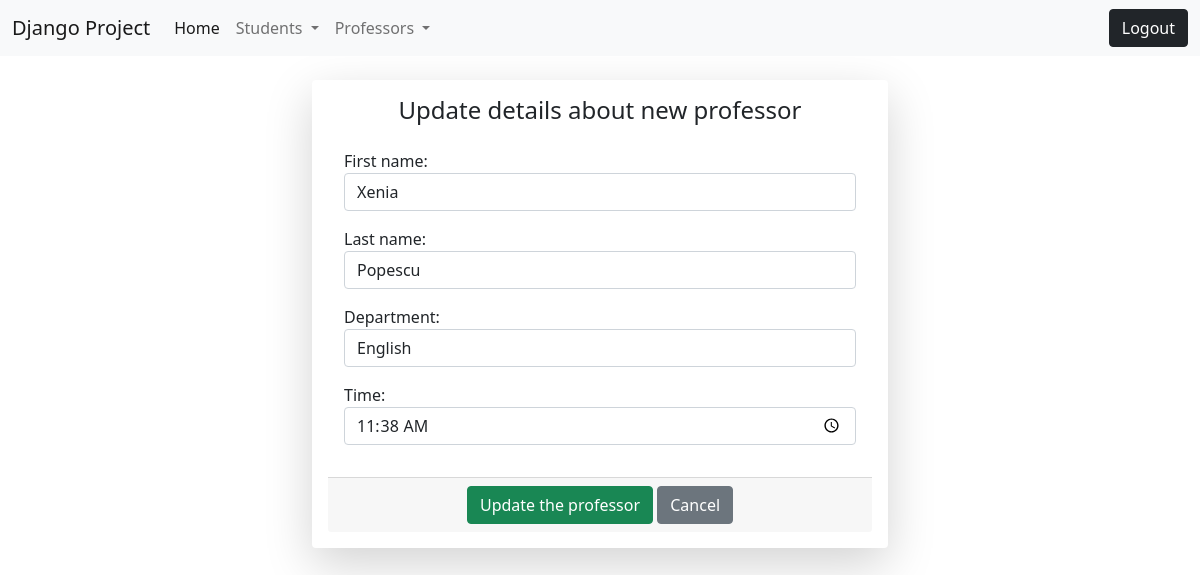
/update-professor/2/ (signed in), run on the app's committed database.
### professor/models.py (models this page shows, shortened)
class Professor(models.Model):
    department_choices = (('math', 'Math'), ('english', 'English'), ('science', 'Science'))
    first_name = models.CharField(max_length=30)
    last_name = models.CharField(max_length=30)
    department = models.CharField(max_length=10, choices=department_choices)
    time = models.TimeField()
    active = models.BooleanField(default=True)
    created_at = models.DateTimeField(auto_now_add=True)
    updated_at = models.DateTimeField(auto_now=True)

### professor/views.py (the view)
# urls.py: path('update-professor/<int:pk>/', views.ProfessorUpdateView.as_view(), name="update_professor"),
class ProfessorUpdateView(LoginRequiredMixin, UpdateView):
    template_name = 'professor/update_professor.html'
    model = Professor
    form_class = ProfessorForm
    success_url = reverse_lazy('list_of_professors')

### professor/forms.py
class ProfessorForm(forms.ModelForm):
    class Meta:
        model = Professor
        fields = ['first_name', 'last_name', 'department', 'time']
        widgets = {
            'first_name': TextInput(attrs={'placeholder': 'Enter your first name', 'class': 'form-control'}),
            'last_name': TextInput(attrs={'placeholder': 'Enter your last_name', 'class': 'form-control'}),
            'department': Select(attrs={'class': 'form-control'}),
            'time': TimeInput(attrs={'class': 'form-control', 'type': 'time'})
        }

### templates/professor/update_professor.html (shortened to what this page needs)
{% extends 'base.html' %}
{% block content %}
       <div class="container-fluid">
        <div class="row">
            <div class="col-md-6 offset-md-3"><br>
                <div class="shadow-lg p-3 mb-5 bg-body rounded">
                    <form method="post">
                        <div class="card-title">
                            <h4 class="text-center">Update details about new professor</h4>
                        </div>
                        <div class="card-body">
                            {{ form.as_p }}
                        </div>
                        <div class="card-footer text-center">
                            <button type="submit" class="btn btn-success">Update the professor</button>
                            <a href="{% url 'list_of_professors' %}" class="btn btn-secondary">Cancel</a>
                        </div>
                    </form>
                </div>
            </div>
        </div>
    </div>
{% endblock %}

### static/css/my_style.css (style rules this page uses)
body { background: white url("download/movie.jpeg") no-repeat; }

### data on the page
Professor: first_name "Xenia", last_name "Popescu", department "English", time "11:38:00"
